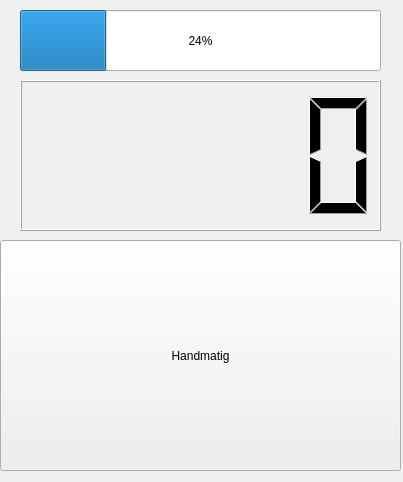
<?xml version="1.0" encoding="UTF-8"?>
<ui version="4.0">
 <class>Form</class>
 <widget class="QWidget" name="Form">
  <property name="geometry">
   <rect>
    <x>0</x>
    <y>0</y>
    <width>403</width>
    <height>482</height>
   </rect>
  </property>
  <property name="windowTitle">
   <string>Form</string>
  </property>
  <widget class="QPushButton" name="Button_Mode">
   <property name="geometry">
    <rect>
     <x>0</x>
     <y>240</y>
     <width>401</width>
     <height>231</height>
    </rect>
   </property>
   <property name="styleSheet">
    <string notr="true">Red</string>
   </property>
   <property name="text">
    <string>Handmatig</string>
   </property>
   <property name="checkable">
    <bool>true</bool>
   </property>
  </widget>
  <widget class="QProgressBar" name="Accu_Bar">
   <property name="geometry">
    <rect>
     <x>20</x>
     <y>10</y>
     <width>361</width>
     <height>61</height>
    </rect>
   </property>
   <property name="value">
    <number>24</number>
   </property>
  </widget>
  <widget class="QLCDNumber" name="lcdNumber">
   <property name="geometry">
    <rect>
     <x>20</x>
     <y>80</y>
     <width>361</width>
     <height>151</height>
    </rect>
   </property>
  </widget>
 </widget>
 <resources/>
 <connections>
  <connection>
   <sender>Button_Mode</sender>
   <signal>clicked()</signal>
   <receiver>Form</receiver>
   <slot>Bttn_mode()</slot>
   <hints>
    <hint type="sourcelabel">
     <x>115</x>
     <y>361</y>
    </hint>
    <hint type="destinationlabel">
     <x>17</x>
     <y>295</y>
    </hint>
   </hints>
  </connection>
 </connections>
 <slots>
  <slot>Bttn_mode()</slot>
 </slots>
</ui>
